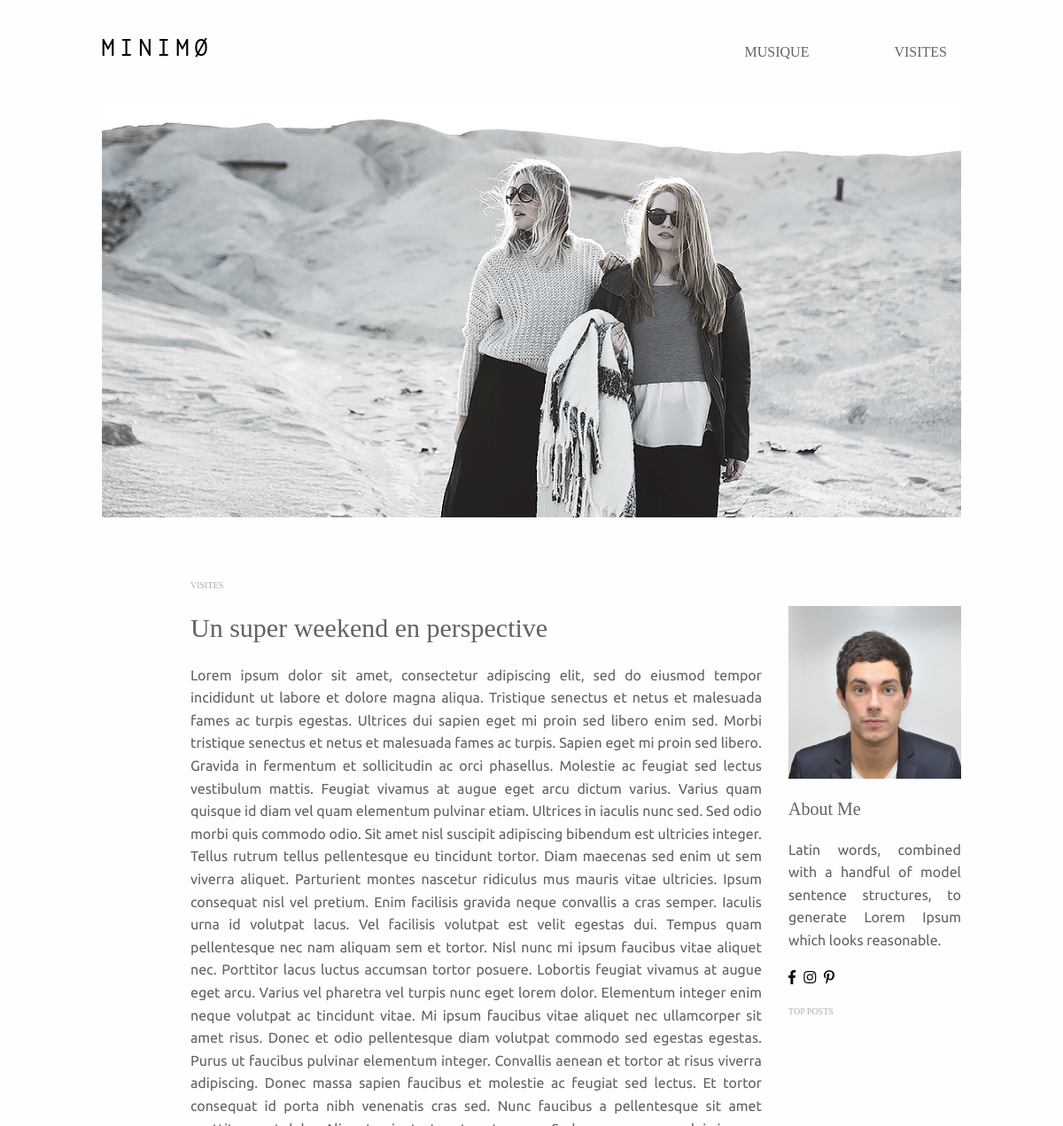
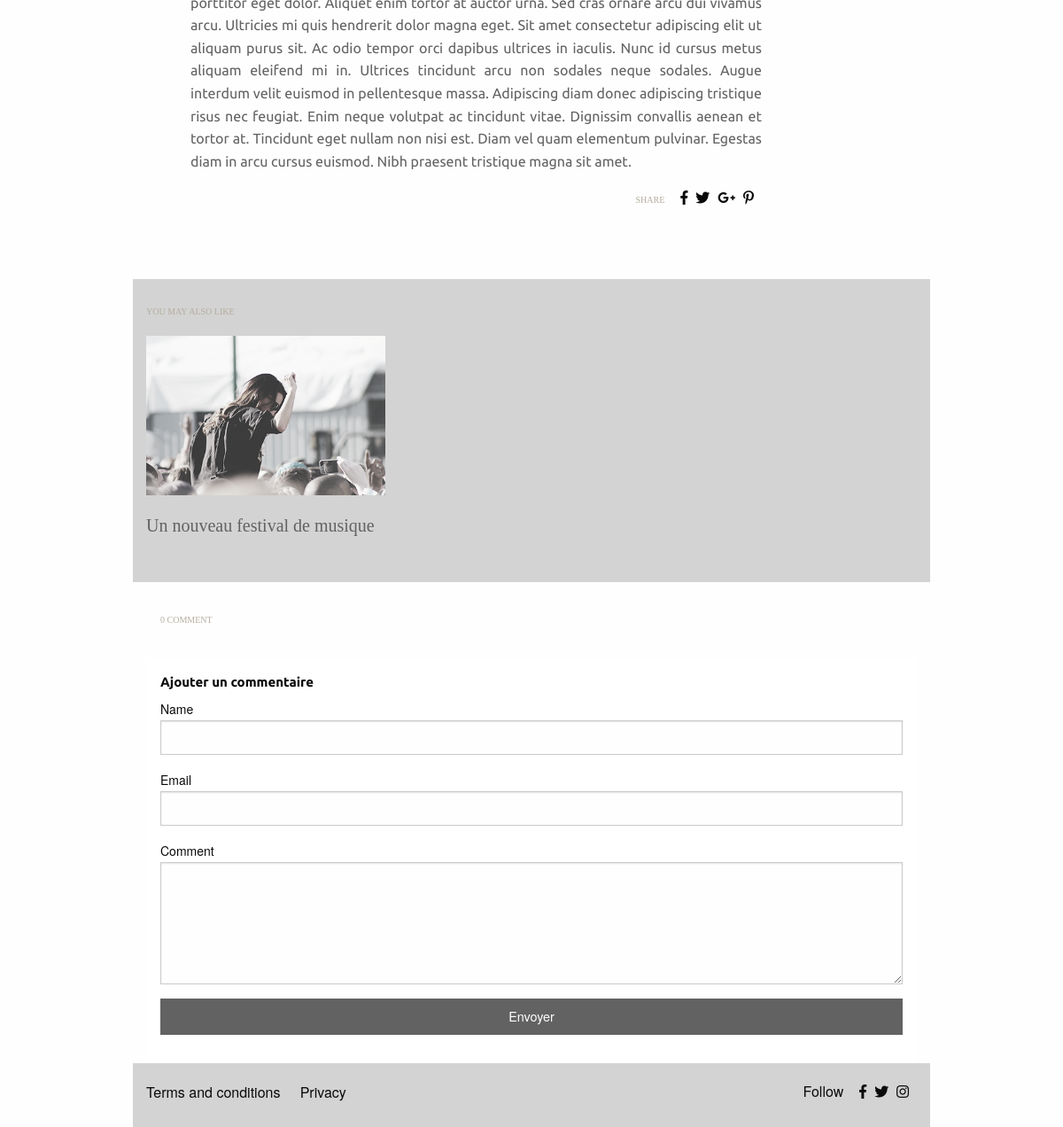
/?post_id=1, run on the app's committed database (2 pictures, top to bottom).
### tables this page shows
CREATE TABLE IF NOT EXISTS `posts` (
  `id` bigint(20) UNSIGNED NOT NULL AUTO_INCREMENT,
  `post_author` bigint(20) UNSIGNED NOT NULL DEFAULT '0',
  `post_date` datetime NOT NULL DEFAULT '0000-00-00 00:00:00',
  `post_content` longtext NOT NULL,
  `post_title` mediumtext NOT NULL,
  `post_status` varchar(20) NOT NULL DEFAULT 'publish',
  `post_name` varchar(200) NOT NULL DEFAULT '',
  `post_type` varchar(20) NOT NULL DEFAULT 'article',
  `post_category` tinytext,
  PRIMARY KEY (`id`)
);

### controller/frontend.php (called while the page is built, shortened)
<?php
require_once('model/Article.php');
require_once('model/PostRepository.php');
function displayArticleWithSideBar($id)
{
	$postRepository = new PostRepository();
	$article = $postRepository->getArticleById($id);
	$fileArticle = $postRepository->getFile($article->id());
    require('view/articleSideBarView.php');
}
function createHeader()
{
	require('view/header.php');
}
function autresArticles($post_id)
{
	$postRepository = new PostRepository();
	$articles = $postRepository->getAutresArticles($post_id);
	$articlesFiles = array();
	foreach($articles as $article) {
		$fileArticle = $postRepository->getFile($article->id());
		$articlesFiles[] = array($article,$fileArticle);
	}
    require('view/autresArticlesView.php');
}
function displayComments($post_id)
{
    require('view/commentsView.php');
}
function displayFooter()
{
	require('view/footer.php');
}

### model/PostRepository.php (called while the page is built, shortened)
<?php
class PostRepository
{
	private $_db;
	public function setDb()
	{
		$db = new PDO('mysql:host=localhost;dbname=minimo', 'root', '');
		$db->setAttribute(PDO::ATTR_ERRMODE, PDO::ERRMODE_WARNING);
		$this->_db = $db;
	}
	public function getArticleById($idArticle)
	{
		$q = $this->_db->prepare('SELECT * FROM posts WHERE id = :id');
		$q->bindValue(':id', $idArticle, PDO::PARAM_INT);
		$q->execute();
		$donnees = $q->fetch(PDO::FETCH_ASSOC);
		return new Article($donnees);
	}
	public function getFile($idArticle)
	{
		$q = $this->_db->prepare('SELECT post_id2 FROM posts_posts WHERE post_id1=:id');
		$q->bindValue(':id', $idArticle, PDO::PARAM_INT);
		$q->execute();
		$post_id = $q->fetch(PDO::FETCH_ASSOC);
		$q = $this->_db->query('SELECT * FROM posts WHERE post_type="file" AND id='.$post_id["post_id2"]);
		$donnees = $q->fetch(PDO::FETCH_ASSOC);
		return new File($donnees);
	}
	public function getAutresArticles($idArticle)
	{
		$articles = [];
		$q = $this->_db->prepare('SELECT * FROM posts WHERE id <> :id AND post_type="article" OR post_type="page" AND post_status="publish" ORDER BY RAND() LIMIT 3');
		$q->bindValue(':id', $idArticle, PDO::PARAM_INT);
		$q->execute();
		while ($donnees = $q->fetch(PDO::FETCH_ASSOC))
		{
			$articles[] = new Article($donnees);
		}
		return $articles;
	}
}

### model/Post.php (called while the page is built, shortened)
<?php
abstract class Post
{
	protected	$id,
				$post_author,
				$post_title,
				$post_status,
				$post_name,
				$post_type;
	public function hydrate(array $donnees)
	{
		foreach ($donnees as $key => $value)
		{
			$method = 'set'.ucfirst($key);
		}
	}
	public function id()
	{
		return $this->id;
	}
	public function post_title()
	{
		return $this->post_title;
	}
	public function post_name()
	{
		return $this->post_name;
	}
	public function setId($id)
	{
		$id = (int) $id;
		if ($id > 0)
		{
		  $this->id = $id;
		}
	}
	public function setPost_author($post_author)
	{
		$post_author = (int) $post_author;
	}
	public function setPost_title($post_title)
	{
		if (is_string($post_title))
		{
		  $this->post_title = $post_title;
		}
	}
	public function setPost_name($post_name)
	{
		if (is_string($post_name))
		{
		  $this->post_name = $post_name;
		}
	}
}

### model/Article.php (called while the page is built, shortened)
<?php
require_once('Post.php');
class Article extends Post
{
	private	$post_date,
			$post_content,
			$post_category;
	public function post_content()
	{
		return $this->post_content;
	}
	public function post_category()
	{
		return $this->post_category;
	}
	public function setPost_content($post_content)
	{
		if (is_string($post_content))
		{
		  $this->post_content = $post_content;
		}
	}
	public function setPost_category($post_category)
	{
		if (is_string($post_category))
		{
		  $this->post_category = $post_category;
		}
	}
}

### view/articleSideBarView.php (the view, shortened to what this page needs)
<div class="grid-x grid-padding-x align-center">
	<div class="large-10 cell textAlignCenter">
		<img src="assets/images/<?= $fileArticle->post_name(); ?>" class="imagePrincipale"/>
	</div>
</div>
 <div class="grid-x grid-padding-x align-center ">
	<div class="large-9 large-offset-1 cell">
		<div class="grid-x grid-padding-x align-center margeContenu">
		<div class="large-9 cell">
			<h2><?= strtoupper($article->post_category()); ?></h2>
			<h1><?= $article->post_title(); ?></h1>
			<p class="texte"><?= $article->post_content(); ?>
			</p>
			<span class="barShare">
				<h2 class="h2Inline">SHARE</h2>&nbsp;&nbsp;&nbsp;
				<i class="fab fa-facebook-f"></i>&nbsp;
				<i class="fab fa-twitter"></i>&nbsp;
				<i class="fab fa-google-plus-g"></i>&nbsp;
				<i class="fab fa-pinterest-p"></i>&nbsp;&nbsp;
			</span>
		</div>
		<div class="large-3 cell">
			<div class="grid-x grid-padding-x align-center margeContenu">
				<div class="large-12 medium-6 small-6 cell">
					<img src="assets/images/photo1.jpg" class="photoPerso" />
					<h1 class="petitH1">About Me</h1>
					<p class="texte">Latin words, combined with a handful of model sentence structures, to generate Lorem Ipsum which looks reasonable.
					</p>
					<i class="fab fa-facebook-f"></i>&nbsp;
					<i class="fab fa-instagram"></i>&nbsp;
					<i class="fab fa-pinterest-p"></i>&nbsp;
				</div>
				<div class="large-12 medium-6 small-6 cell">
					<h2>TOP POSTS</h2>
				</div>
			</div>
		</div>
		</div>
	</div>
</div>

### view/autresArticlesView.php
<?php
$compteur = 0;
$nbArticles = count($articlesFiles);
foreach($articlesFiles as $element)
{
	if(($compteur % 3) == 0)
	{
		echo '<div class="grid-x grid-padding-x align-center">
				<div class="large-9 cell backgroundGrey">';
		if($compteur == 0)	echo '<h2>YOU MAY ALSO LIKE</h2>';
		echo	'<div class="grid-x grid-padding-x">';
	}
	echo '<div class="large-4 medium-4 small-6 cell">';
	echo '<a href="?post_id='.$element[0]->id().'"><img src="assets/images/'.$element[1]->post_name().'"/></a>';
	echo '<a href="?post_id='.$element[0]->id().'"><h1 class="petitH1">'.$element[0]->post_title().'</h1></a>';
	echo '</div>';
	if(($compteur % 3) == 2 || $compteur == $nbArticles - 1)
		echo '</div></div></div>';
	$compteur++;
}

### assets/css/app.css (style rules this page uses)
.margeContenu { margin:50px 0; }
.imagePrincipale { width:100%; }
.textAlignCenter { text-align:center; }
.backgroundGrey { padding:10px 0 30px 0; background-color:lightgrey; }
.barShare { float:right; margin-bottom:30px; }
h1 { color:#626262; font-family: 'Playfair Display', serif; font-weight:normal; font-size:30px; margin:20px 0; }
h2 { color:#b4ad9e; font-family: 'Playfair Display', serif; font-weight:normal; font-size:10px; margin:20px 0; }
.texte { color:#626262; font-family: 'Ubuntu', sans-serif; text-align: justify; }
.petitH1 { font-size:20px; }
.h2Inline { display:inline; }

### data on the page
posts: post_name (picture)
posts: post_category "VISITES", post_title "Un super weekend en perspective", post_content "Lorem ipsum dolor sit amet, consectetur adipiscing elit, sed do eiusmod tempor incididunt ut labore et dolore magna aliqua. Tristique senectus et netus et malesuada fames ac turpis egestas. Ultrices dui sapien eget mi proin sed libero enim sed. Morbi tristique senectus et netus et malesuada fames ac turpis. Sapien eget mi proin sed libero. Gravida in fermentum et sollicitudin ac orci phasellus. Molestie ac feugiat sed lectus vestibulum mattis. Feugiat vivamus at augue eget arcu dictum varius. Varius quam quisque id diam vel quam elementum pulvinar etiam. Ultrices in iaculis nunc sed. Sed odio morbi quis commodo odio. Sit amet nisl suscipit adipiscing bibendum est ultricies integer. Tellus…"
posts: posts.post_name (picture), post_title "Un nouveau festival de musique"

### other printed values
$category "MUSIQUE"
$category "VISITES"
$nbComments "0"
